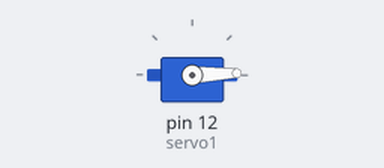
The sketch below on a simulated Arduino Uno, built with avr-gcc and run on an emulated ATmega328P. Shown: servo.

Above: at 0.05 s.
At 1.65 s:
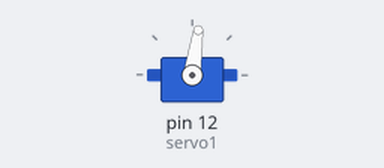
At 3.3 s:
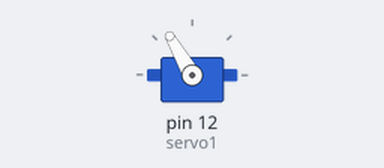
At 6.55 s:
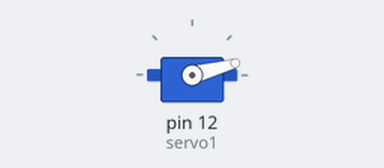
Timing chart, 0 to 10.9 s (numbered marks = the images above):
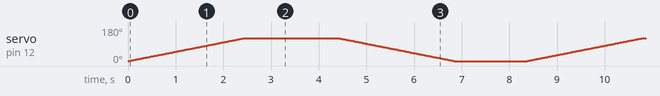

The sketch:

Servo_01.ino
```cpp
#include<Servo.h>
int servo1 = 12;
Servo hand;


// the setup routine runs once when you press reset:
void setup() {
  hand.attach(servo1);
}

int val = 0;

void loop() {
  for (val = 0; val <=120; val++)
  {
    hand.write(val);
    delay(20);
  }
  delay(2000);
  for (val = 120; val >= 0; val--)
  {
    hand.write(val);
    delay(20);
  }
  delay(1500);
}
```
